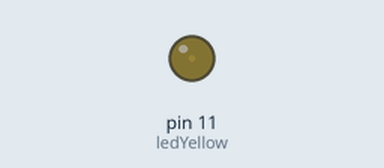
Simulated run of this sketch. Board: Arduino Uno, built with avr-gcc and run on an emulated ATmega328P. On the bench: output pins drawn as LEDs (lit = HIGH).

Above: at 0.05 s.
At 0.95 s:
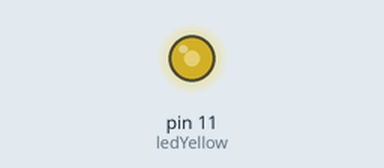
At 1.4 s:
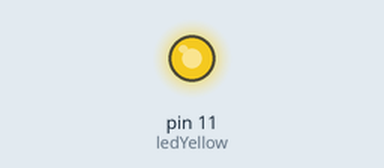
At 2.75 s:
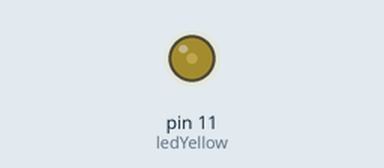
Timing chart, 0 to 7.2 s (numbered marks = the images above):
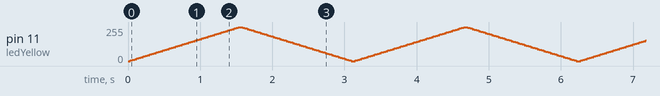

The sketch:

Fade-In_Out.ino
```cpp
int ledYellow = 11;
int brightness = 0;

void setup()
{
  pinMode(ledYellow, OUTPUT);
}

void loop()
{
  for (brightness = 0; brightness <= 255; brightness += 5)
  {
    analogWrite(ledYellow, brightness);
    delay(30);
  }

  for (brightness = 255; brightness >= 0; brightness -= 5)
  {
    analogWrite(ledYellow, brightness);
    delay(30);
  }
}
```
